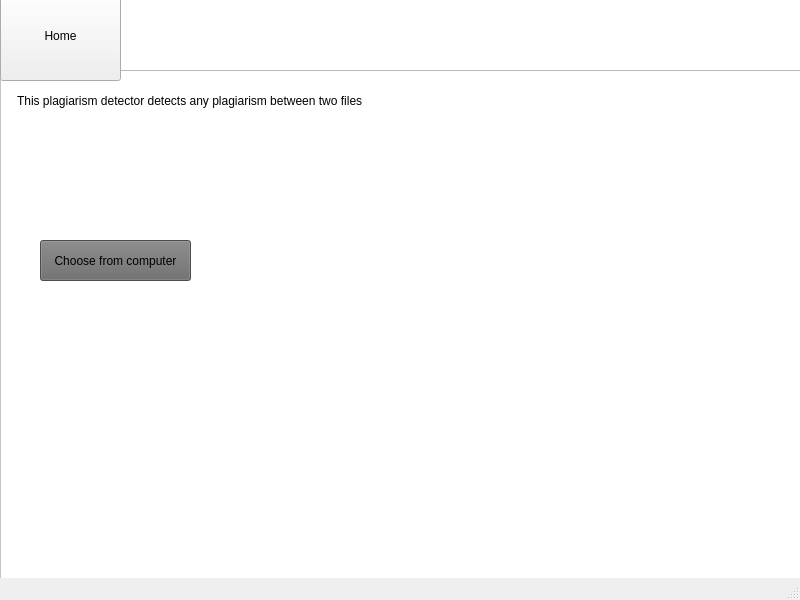
<?xml version="1.0" encoding="UTF-8"?>
<ui version="4.0">
 <class>plagiarismpage</class>
 <widget class="QMainWindow" name="plagiarismpage">
  <property name="geometry">
   <rect>
    <x>0</x>
    <y>0</y>
    <width>800</width>
    <height>600</height>
   </rect>
  </property>
  <property name="windowTitle">
   <string>MainWindow</string>
  </property>
  <widget class="QWidget" name="centralwidget">
   <widget class="QGraphicsView" name="graphicsView">
    <property name="geometry">
     <rect>
      <x>0</x>
      <y>-10</y>
      <width>811</width>
      <height>1000</height>
     </rect>
    </property>
    <property name="styleSheet">
     <string notr="true">background-color: rgb(255, 255, 255);</string>
    </property>
   </widget>
   <widget class="QPushButton" name="choosefromcomputer">
    <property name="geometry">
     <rect>
      <x>40</x>
      <y>240</y>
      <width>151</width>
      <height>41</height>
     </rect>
    </property>
    <property name="styleSheet">
     <string notr="true">background-color: rgb(106, 106, 106);</string>
    </property>
    <property name="text">
     <string>Choose from computer</string>
    </property>
   </widget>
   <widget class="QGraphicsView" name="graphicsView_2">
    <property name="geometry">
     <rect>
      <x>-10</x>
      <y>-10</y>
      <width>900</width>
      <height>81</height>
     </rect>
    </property>
   </widget>
   <widget class="QPushButton" name="home">
    <property name="geometry">
     <rect>
      <x>0</x>
      <y>-10</y>
      <width>121</width>
      <height>91</height>
     </rect>
    </property>
    <property name="text">
     <string>Home</string>
    </property>
   </widget>
   <widget class="QLabel" name="label">
    <property name="geometry">
     <rect>
      <x>17</x>
      <y>85</y>
      <width>481</width>
      <height>31</height>
     </rect>
    </property>
    <property name="text">
     <string>This plagiarism detector detects any plagiarism between two files</string>
    </property>
   </widget>
  </widget>
  <widget class="QMenuBar" name="menubar">
   <property name="geometry">
    <rect>
     <x>0</x>
     <y>0</y>
     <width>800</width>
     <height>22</height>
    </rect>
   </property>
  </widget>
  <widget class="QStatusBar" name="statusbar"/>
 </widget>
 <resources/>
 <connections/>
</ui>
